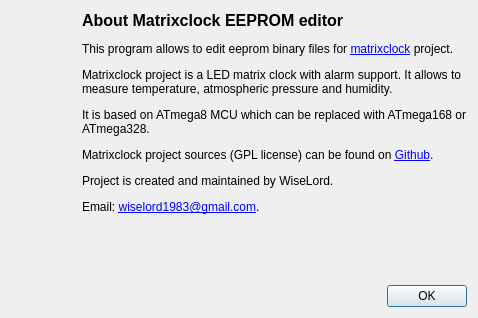
<?xml version="1.0" encoding="UTF-8"?>
<ui version="4.0">
 <class>AboutDialog</class>
 <widget class="QDialog" name="AboutDialog">
  <property name="geometry">
   <rect>
    <x>0</x>
    <y>0</y>
    <width>478</width>
    <height>318</height>
   </rect>
  </property>
  <property name="windowTitle">
   <string>About Ampcontrol EEPROM editor</string>
  </property>
  <layout class="QVBoxLayout" name="verticalLayout">
   <item>
    <widget class="QWidget" name="wgtDesc" native="true">
     <layout class="QHBoxLayout" name="horizontalLayout">
      <property name="spacing">
       <number>4</number>
      </property>
      <property name="leftMargin">
       <number>0</number>
      </property>
      <property name="topMargin">
       <number>0</number>
      </property>
      <property name="rightMargin">
       <number>0</number>
      </property>
      <property name="bottomMargin">
       <number>0</number>
      </property>
      <item>
       <widget class="QLabel" name="lblIcon">
        <property name="text">
         <string/>
        </property>
        <property name="pixmap">
         <pixmap>:/res/ampcontrol.png</pixmap>
        </property>
        <property name="alignment">
         <set>Qt::AlignLeading|Qt::AlignLeft|Qt::AlignTop</set>
        </property>
       </widget>
      </item>
      <item>
       <widget class="QLabel" name="lblDesc">
        <property name="text">
         <string>&lt;html&gt;&lt;head/&gt;&lt;body&gt;&lt;p&gt;&lt;span style=&quot; font-size:12pt; font-weight:600;&quot;&gt;About Matrixclock EEPROM editor&lt;/span&gt;&lt;/p&gt;&lt;p&gt;This program allows to edit eeprom binary files for &lt;a href=&quot;http://wiselord.github.io/matrixclock.html&quot;&gt;&lt;span style=&quot; text-decoration: underline; color:#0000ff;&quot;&gt;matrixclock&lt;/span&gt;&lt;/a&gt; project.&lt;/p&gt;&lt;p&gt;Matrixclock project is a LED matrix clock with alarm support. It allows to measure temperature, atmospheric pressure and humidity.&lt;/p&gt;&lt;p&gt;It is based on ATmega8 MCU which can be replaced with ATmega168 or ATmega328.&lt;/p&gt;&lt;p&gt;Matrixclock project sources (GPL license) can be found on &lt;a href=&quot;https://github.com/WiseLord/matrixclock&quot;&gt;&lt;span style=&quot; text-decoration: underline; color:#0000ff;&quot;&gt;Github&lt;/span&gt;&lt;/a&gt;.&lt;/p&gt;&lt;p&gt;Project is created and maintained by WiseLord.&lt;/p&gt;&lt;p&gt;Email: &lt;a href=&quot;mailto:wiselord1983@gmail.com&quot;&gt;&lt;span style=&quot; text-decoration: underline; color:#0000ff;&quot;&gt;wiselord1983@gmail.com&lt;/span&gt;&lt;/a&gt;.&lt;/p&gt;&lt;/body&gt;&lt;/html&gt;</string>
        </property>
        <property name="alignment">
         <set>Qt::AlignLeading|Qt::AlignLeft|Qt::AlignTop</set>
        </property>
        <property name="wordWrap">
         <bool>true</bool>
        </property>
        <property name="openExternalLinks">
         <bool>true</bool>
        </property>
       </widget>
      </item>
     </layout>
    </widget>
   </item>
   <item>
    <widget class="QDialogButtonBox" name="buttonBox">
     <property name="orientation">
      <enum>Qt::Horizontal</enum>
     </property>
     <property name="standardButtons">
      <set>QDialogButtonBox::Ok</set>
     </property>
    </widget>
   </item>
  </layout>
 </widget>
 <resources/>
 <connections>
  <connection>
   <sender>buttonBox</sender>
   <signal>accepted()</signal>
   <receiver>AboutDialog</receiver>
   <slot>accept()</slot>
   <hints>
    <hint type="sourcelabel">
     <x>248</x>
     <y>254</y>
    </hint>
    <hint type="destinationlabel">
     <x>157</x>
     <y>274</y>
    </hint>
   </hints>
  </connection>
  <connection>
   <sender>buttonBox</sender>
   <signal>rejected()</signal>
   <receiver>AboutDialog</receiver>
   <slot>reject()</slot>
   <hints>
    <hint type="sourcelabel">
     <x>316</x>
     <y>260</y>
    </hint>
    <hint type="destinationlabel">
     <x>286</x>
     <y>274</y>
    </hint>
   </hints>
  </connection>
 </connections>
</ui>
